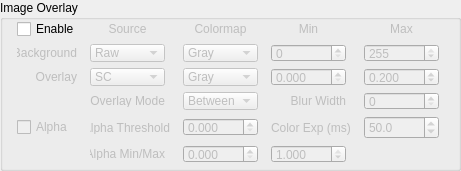
       <widget class="QGroupBox" name="ImageOverlayGroup">
        <property name="geometry">
         <rect>
          <x>0</x>
          <y>130</y>
          <width>461</width>
          <height>171</height>
         </rect>
        </property>
        <property name="title">
         <string>Image Overlay</string>
        </property>
        <widget class="QWidget" name="layoutWidget">
         <property name="geometry">
          <rect>
           <x>10</x>
           <y>20</y>
           <width>441</width>
           <height>149</height>
          </rect>
         </property>
         <layout class="QGridLayout" name="ImageOverlayGrid">
          <item row="0" column="1">
           <widget class="QLabel" name="overlaySourceLabel">
            <property name="enabled">
             <bool>false</bool>
            </property>
            <property name="sizePolicy">
             <sizepolicy hsizetype="Fixed" vsizetype="Fixed">
              <horstretch>0</horstretch>
              <verstretch>0</verstretch>
             </sizepolicy>
            </property>
            <property name="minimumSize">
             <size>
              <width>75</width>
              <height>18</height>
             </size>
            </property>
            <property name="maximumSize">
             <size>
              <width>75</width>
              <height>18</height>
             </size>
            </property>
            <property name="text">
             <string>Source</string>
            </property>
            <property name="alignment">
             <set>Qt::AlignCenter</set>
            </property>
           </widget>
          </item>
          <item row="3" column="2">
           <widget class="QComboBox" name="thresh_type_comboBox">
            <property name="enabled">
             <bool>false</bool>
            </property>
            <property name="sizePolicy">
             <sizepolicy hsizetype="Fixed" vsizetype="Fixed">
              <horstretch>0</horstretch>
              <verstretch>0</verstretch>
             </sizepolicy>
            </property>
            <property name="minimumSize">
             <size>
              <width>75</width>
              <height>18</height>
             </size>
            </property>
            <property name="maximumSize">
             <size>
              <width>75</width>
              <height>18</height>
             </size>
            </property>
            <property name="toolTip">
             <string>Set overlay rendering mode</string>
            </property>
            <property name="currentIndex">
             <number>0</number>
            </property>
            <item>
             <property name="text">
              <string>Between</string>
             </property>
            </item>
            <item>
             <property name="text">
              <string>Above</string>
             </property>
            </item>
            <item>
             <property name="text">
              <string>Below</string>
             </property>
            </item>
           </widget>
          </item>
          <item row="2" column="1">
           <widget class="QComboBox" name="over_src_comboBox">
            <property name="enabled">
             <bool>false</bool>
            </property>
            <property name="sizePolicy">
             <sizepolicy hsizetype="Fixed" vsizetype="Fixed">
              <horstretch>0</horstretch>
              <verstretch>0</verstretch>
             </sizepolicy>
            </property>
            <property name="minimumSize">
             <size>
              <width>75</width>
              <height>18</height>
             </size>
            </property>
            <property name="maximumSize">
             <size>
              <width>75</width>
              <height>18</height>
             </size>
            </property>
            <property name="toolTip">
             <string>Select data source for overlay</string>
            </property>
            <property name="currentIndex">
             <number>1</number>
            </property>
            <item>
             <property name="text">
              <string>Raw</string>
             </property>
            </item>
            <item>
             <property name="text">
              <string>SC</string>
             </property>
            </item>
            <item>
             <property name="text">
              <string>TC</string>
             </property>
            </item>
            <item>
             <property name="text">
              <string>Video In</string>
             </property>
            </item>
            <item>
             <property name="text">
              <string>None</string>
             </property>
            </item>
           </widget>
          </item>
          <item row="1" column="3">
           <widget class="QDoubleSpinBox" name="bg_min_spin">
            <property name="enabled">
             <bool>false</bool>
            </property>
            <property name="sizePolicy">
             <sizepolicy hsizetype="Fixed" vsizetype="Fixed">
              <horstretch>0</horstretch>
              <verstretch>0</verstretch>
             </sizepolicy>
            </property>
            <property name="minimumSize">
             <size>
              <width>75</width>
              <height>18</height>
             </size>
            </property>
            <property name="maximumSize">
             <size>
              <width>75</width>
              <height>18</height>
             </size>
            </property>
            <property name="toolTip">
             <string>Set minimum display value for overlay background</string>
            </property>
            <property name="decimals">
             <number>0</number>
            </property>
            <property name="minimum">
             <double>0.000000000000000</double>
            </property>
            <property name="maximum">
             <double>255.000000000000000</double>
            </property>
           </widget>
          </item>
          <item row="3" column="3">
           <widget class="QLabel" name="overlayBlurLabel">
            <property name="enabled">
             <bool>false</bool>
            </property>
            <property name="sizePolicy">
             <sizepolicy hsizetype="Fixed" vsizetype="Fixed">
              <horstretch>0</horstretch>
              <verstretch>0</verstretch>
             </sizepolicy>
            </property>
            <property name="minimumSize">
             <size>
              <width>75</width>
              <height>13</height>
             </size>
            </property>
            <property name="maximumSize">
             <size>
              <width>75</width>
              <height>13</height>
             </size>
            </property>
            <property name="text">
             <string>Blur Width</string>
            </property>
            <property name="alignment">
             <set>Qt::AlignRight|Qt::AlignTrailing|Qt::AlignVCenter</set>
            </property>
           </widget>
          </item>
          <item row="5" column="2">
           <widget class="QDoubleSpinBox" name="over_alpha_min_SpinBox">
            <property name="enabled">
             <bool>false</bool>
            </property>
            <property name="sizePolicy">
             <sizepolicy hsizetype="Fixed" vsizetype="Fixed">
              <horstretch>0</horstretch>
              <verstretch>0</verstretch>
             </sizepolicy>
            </property>
            <property name="minimumSize">
             <size>
              <width>75</width>
              <height>18</height>
             </size>
            </property>
            <property name="maximumSize">
             <size>
              <width>75</width>
              <height>18</height>
             </size>
            </property>
            <property name="toolTip">
             <string>Set minimum alpha level for overlay transparency</string>
            </property>
            <property name="decimals">
             <number>3</number>
            </property>
            <property name="maximum">
             <double>1.000000000000000</double>
            </property>
            <property name="singleStep">
             <double>0.050000000000000</double>
            </property>
           </widget>
          </item>
          <item row="3" column="4">
           <widget class="QSpinBox" name="over_blur_spin">
            <property name="enabled">
             <bool>false</bool>
            </property>
            <property name="sizePolicy">
             <sizepolicy hsizetype="Fixed" vsizetype="Fixed">
              <horstretch>0</horstretch>
              <verstretch>0</verstretch>
             </sizepolicy>
            </property>
            <property name="minimumSize">
             <size>
              <width>75</width>
              <height>18</height>
             </size>
            </property>
            <property name="maximumSize">
             <size>
              <width>75</width>
              <height>18</height>
             </size>
            </property>
            <property name="toolTip">
             <string>Set overlay blur width</string>
            </property>
           </widget>
          </item>
          <item row="0" column="2">
           <widget class="QLabel" name="overlayColormapLabel">
            <property name="enabled">
             <bool>false</bool>
            </property>
            <property name="sizePolicy">
             <sizepolicy hsizetype="Fixed" vsizetype="Fixed">
              <horstretch>0</horstretch>
              <verstretch>0</verstretch>
             </sizepolicy>
            </property>
            <property name="minimumSize">
             <size>
              <width>75</width>
              <height>18</height>
             </size>
            </property>
            <property name="maximumSize">
             <size>
              <width>75</width>
              <height>18</height>
             </size>
            </property>
            <property name="text">
             <string>Colormap</string>
            </property>
            <property name="alignment">
             <set>Qt::AlignCenter</set>
            </property>
           </widget>
          </item>
          <item row="1" column="0">
           <widget class="QLabel" name="overlayBackgroundLabel">
            <property name="enabled">
             <bool>false</bool>
            </property>
            <property name="sizePolicy">
             <sizepolicy hsizetype="Fixed" vsizetype="Fixed">
              <horstretch>0</horstretch>
              <verstretch>0</verstretch>
             </sizepolicy>
            </property>
            <property name="minimumSize">
             <size>
              <width>60</width>
              <height>16</height>
             </size>
            </property>
            <property name="maximumSize">
             <size>
              <width>60</width>
              <height>16</height>
             </size>
            </property>
            <property name="text">
             <string>Background</string>
            </property>
            <property name="alignment">
             <set>Qt::AlignRight|Qt::AlignTrailing|Qt::AlignVCenter</set>
            </property>
           </widget>
          </item>
          <item row="2" column="3">
           <widget class="QDoubleSpinBox" name="over_min_spin">
            <property name="enabled">
             <bool>false</bool>
            </property>
            <property name="sizePolicy">
             <sizepolicy hsizetype="Fixed" vsizetype="Fixed">
              <horstretch>0</horstretch>
              <verstretch>0</verstretch>
             </sizepolicy>
            </property>
            <property name="minimumSize">
             <size>
              <width>75</width>
              <height>18</height>
             </size>
            </property>
            <property name="maximumSize">
             <size>
              <width>75</width>
              <height>18</height>
             </size>
            </property>
            <property name="toolTip">
             <string>Set minimum display value for overlay</string>
            </property>
            <property name="decimals">
             <number>3</number>
            </property>
            <property name="minimum">
             <double>0.000000000000000</double>
            </property>
            <property name="maximum">
             <double>0.200000000000000</double>
            </property>
            <property name="singleStep">
             <double>0.010000000000000</double>
            </property>
           </widget>
          </item>
          <item row="1" column="4">
           <widget class="QDoubleSpinBox" name="bg_max_spin">
            <property name="enabled">
             <bool>false</bool>
            </property>
            <property name="sizePolicy">
             <sizepolicy hsizetype="Fixed" vsizetype="Fixed">
              <horstretch>0</horstretch>
              <verstretch>0</verstretch>
             </sizepolicy>
            </property>
            <property name="minimumSize">
             <size>
              <width>75</width>
              <height>18</height>
             </size>
            </property>
            <property name="maximumSize">
             <size>
              <width>75</width>
              <height>18</height>
             </size>
            </property>
            <property name="toolTip">
             <string>Set maximum display value for overlay background</string>
            </property>
            <property name="decimals">
             <number>0</number>
            </property>
            <property name="minimum">
             <double>0.000000000000000</double>
            </property>
            <property name="maximum">
             <double>255.000000000000000</double>
            </property>
            <property name="value">
             <double>255.000000000000000</double>
            </property>
           </widget>
          </item>
          <item row="0" column="0">
           <widget class="QCheckBox" name="enable_overlay_checkBox">
            <property name="sizePolicy">
             <sizepolicy hsizetype="Fixed" vsizetype="Fixed">
              <horstretch>0</horstretch>
              <verstretch>0</verstretch>
             </sizepolicy>
            </property>
            <property name="minimumSize">
             <size>
              <width>60</width>
              <height>18</height>
             </size>
            </property>
            <property name="maximumSize">
             <size>
              <width>60</width>
              <height>18</height>
             </size>
            </property>
            <property name="toolTip">
             <string>Toggle display of the image overlay view</string>
            </property>
            <property name="text">
             <string>Enable</string>
            </property>
           </widget>
          </item>
          <item row="4" column="2">
           <widget class="QDoubleSpinBox" name="over_Kmid_SpinBox">
            <property name="enabled">
             <bool>false</bool>
            </property>
            <property name="sizePolicy">
             <sizepolicy hsizetype="Fixed" vsizetype="Fixed">
              <horstretch>0</horstretch>
              <verstretch>0</verstretch>
             </sizepolicy>
            </property>
            <property name="minimumSize">
             <size>
              <width>75</width>
              <height>18</height>
             </size>
            </property>
            <property name="maximumSize">
             <size>
              <width>75</width>
              <height>18</height>
             </size>
            </property>
            <property name="toolTip">
             <string>Set overlay threshold for determining transparency. All overlay pixels less than this value will be opaque.</string>
            </property>
            <property name="decimals">
             <number>3</number>
            </property>
            <property name="maximum">
             <double>1.000000000000000</double>
            </property>
            <property name="singleStep">
             <double>0.010000000000000</double>
            </property>
            <property name="value">
             <double>0.000000000000000</double>
            </property>
           </widget>
          </item>
          <item row="3" column="1">
           <widget class="QLabel" name="overlayThreshLabel">
            <property name="enabled">
             <bool>false</bool>
            </property>
            <property name="sizePolicy">
             <sizepolicy hsizetype="Fixed" vsizetype="Fixed">
              <horstretch>0</horstretch>
              <verstretch>0</verstretch>
             </sizepolicy>
            </property>
            <property name="minimumSize">
             <size>
              <width>75</width>
              <height>13</height>
             </size>
            </property>
            <property name="maximumSize">
             <size>
              <width>75</width>
              <height>13</height>
             </size>
            </property>
            <property name="text">
             <string>Overlay Mode</string>
            </property>
            <property name="alignment">
             <set>Qt::AlignRight|Qt::AlignTrailing|Qt::AlignVCenter</set>
            </property>
           </widget>
          </item>
          <item row="4" column="0" alignment="Qt::AlignRight">
           <widget class="QCheckBox" name="alpha_enable_checkBox">
            <property name="enabled">
             <bool>false</bool>
            </property>
            <property name="sizePolicy">
             <sizepolicy hsizetype="Fixed" vsizetype="Fixed">
              <horstretch>0</horstretch>
              <verstretch>0</verstretch>
             </sizepolicy>
            </property>
            <property name="minimumSize">
             <size>
              <width>60</width>
              <height>18</height>
             </size>
            </property>
            <property name="maximumSize">
             <size>
              <width>60</width>
              <height>18</height>
             </size>
            </property>
            <property name="toolTip">
             <string>Toggle overlay transparency</string>
            </property>
            <property name="text">
             <string>Alpha</string>
            </property>
            <property name="checked">
             <bool>false</bool>
            </property>
           </widget>
          </item>
          <item row="0" column="3">
           <widget class="QLabel" name="overlayMinLabel">
            <property name="enabled">
             <bool>false</bool>
            </property>
            <property name="sizePolicy">
             <sizepolicy hsizetype="Fixed" vsizetype="Fixed">
              <horstretch>0</horstretch>
              <verstretch>0</verstretch>
             </sizepolicy>
            </property>
            <property name="minimumSize">
             <size>
              <width>75</width>
              <height>18</height>
             </size>
            </property>
            <property name="maximumSize">
             <size>
              <width>75</width>
              <height>18</height>
             </size>
            </property>
            <property name="text">
             <string>Min</string>
            </property>
            <property name="alignment">
             <set>Qt::AlignCenter</set>
            </property>
           </widget>
          </item>
          <item row="1" column="2">
           <widget class="QComboBox" name="bg_cmap_comboBox">
            <property name="enabled">
             <bool>false</bool>
            </property>
            <property name="sizePolicy">
             <sizepolicy hsizetype="Fixed" vsizetype="Fixed">
              <horstretch>0</horstretch>
              <verstretch>0</verstretch>
             </sizepolicy>
            </property>
            <property name="minimumSize">
             <size>
              <width>75</width>
              <height>18</height>
             </size>
            </property>
            <property name="maximumSize">
             <size>
              <width>75</width>
              <height>18</height>
             </size>
            </property>
            <property name="toolTip">
             <string>Select colormap for overlay background</string>
            </property>
            <item>
             <property name="text">
              <string>Gray</string>
             </property>
            </item>
            <item>
             <property name="text">
              <string>Jet</string>
             </property>
            </item>
            <item>
             <property name="text">
              <string>Reverse Jet</string>
             </property>
            </item>
            <item>
             <property name="text">
              <string>Hot</string>
             </property>
            </item>
            <item>
             <property name="text">
              <string>Cool</string>
             </property>
            </item>
            <item>
             <property name="text">
              <string>Autumn</string>
             </property>
            </item>
            <item>
             <property name="text">
              <string>pmkmp</string>
             </property>
            </item>
            <item>
             <property name="text">
              <string>Greens</string>
             </property>
            </item>
            <item>
             <property name="text">
              <string>Reverse Gray</string>
             </property>
            </item>
           </widget>
          </item>
          <item row="5" column="3">
           <widget class="QDoubleSpinBox" name="over_alpha_max_SpinBox">
            <property name="enabled">
             <bool>false</bool>
            </property>
            <property name="sizePolicy">
             <sizepolicy hsizetype="Fixed" vsizetype="Fixed">
              <horstretch>0</horstretch>
              <verstretch>0</verstretch>
             </sizepolicy>
            </property>
            <property name="minimumSize">
             <size>
              <width>75</width>
              <height>18</height>
             </size>
            </property>
            <property name="maximumSize">
             <size>
              <width>75</width>
              <height>18</height>
             </size>
            </property>
            <property name="toolTip">
             <string>Set maximum alpha level for overlay transparency</string>
            </property>
            <property name="decimals">
             <number>3</number>
            </property>
            <property name="maximum">
             <double>1.000000000000000</double>
            </property>
            <property name="singleStep">
             <double>0.050000000000000</double>
            </property>
            <property name="value">
             <double>1.000000000000000</double>
            </property>
           </widget>
          </item>
          <item row="0" column="4">
           <widget class="QLabel" name="overlayMaxLabel">
            <property name="enabled">
             <bool>false</bool>
            </property>
            <property name="sizePolicy">
             <sizepolicy hsizetype="Fixed" vsizetype="Fixed">
              <horstretch>0</horstretch>
              <verstretch>0</verstretch>
             </sizepolicy>
            </property>
            <property name="minimumSize">
             <size>
              <width>75</width>
              <height>18</height>
             </size>
            </property>
            <property name="maximumSize">
             <size>
              <width>75</width>
              <height>18</height>
             </size>
            </property>
            <property name="text">
             <string>Max</string>
            </property>
            <property name="alignment">
             <set>Qt::AlignCenter</set>
            </property>
           </widget>
          </item>
          <item row="2" column="0">
           <widget class="QLabel" name="overlayOverlayLabel">
            <property name="enabled">
             <bool>false</bool>
            </property>
            <property name="sizePolicy">
             <sizepolicy hsizetype="Fixed" vsizetype="Fixed">
              <horstretch>0</horstretch>
              <verstretch>0</verstretch>
             </sizepolicy>
            </property>
            <property name="minimumSize">
             <size>
              <width>60</width>
              <height>16</height>
             </size>
            </property>
            <property name="maximumSize">
             <size>
              <width>60</width>
              <height>16</height>
             </size>
            </property>
            <property name="text">
             <string>Overlay</string>
            </property>
            <property name="alignment">
             <set>Qt::AlignRight|Qt::AlignTrailing|Qt::AlignVCenter</set>
            </property>
           </widget>
          </item>
          <item row="2" column="2">
           <widget class="QComboBox" name="over_cmap_comboBox">
            <property name="enabled">
             <bool>false</bool>
            </property>
            <property name="sizePolicy">
             <sizepolicy hsizetype="Fixed" vsizetype="Fixed">
              <horstretch>0</horstretch>
              <verstretch>0</verstretch>
             </sizepolicy>
            </property>
            <property name="minimumSize">
             <size>
              <width>75</width>
              <height>18</height>
             </size>
            </property>
            <property name="maximumSize">
             <size>
              <width>75</width>
              <height>18</height>
             </size>
            </property>
            <property name="toolTip">
             <string>Select colormap for overlay</string>
            </property>
            <property name="currentIndex">
             <number>0</number>
            </property>
            <item>
             <property name="text">
              <string>Gray</string>
             </property>
            </item>
            <item>
             <property name="text">
              <string>Jet</string>
             </property>
            </item>
            <item>
             <property name="text">
              <string>Reverse Jet</string>
             </property>
            </item>
            <item>
             <property name="text">
              <string>Hot</string>
             </property>
            </item>
            <item>
             <property name="text">
              <string>Cool</string>
             </property>
            </item>
            <item>
             <property name="text">
              <string>Autumn</string>
             </property>
            </item>
            <item>
             <property name="text">
              <string>pmkmp</string>
             </property>
            </item>
            <item>
             <property name="text">
              <string>Greens</string>
             </property>
            </item>
            <item>
             <property name="text">
              <string>Neon</string>
             </property>
            </item>
            <item>
             <property name="text">
              <string>Reverse Gray</string>
             </property>
            </item>
           </widget>
          </item>
          <item row="4" column="1">
           <widget class="QLabel" name="overlayAlphaThresholdLabel">
            <property name="enabled">
             <bool>false</bool>
            </property>
            <property name="sizePolicy">
             <sizepolicy hsizetype="Fixed" vsizetype="Fixed">
              <horstretch>0</horstretch>
              <verstretch>0</verstretch>
             </sizepolicy>
            </property>
            <property name="minimumSize">
             <size>
              <width>80</width>
              <height>13</height>
             </size>
            </property>
            <property name="maximumSize">
             <size>
              <width>80</width>
              <height>13</height>
             </size>
            </property>
            <property name="text">
             <string>Alpha Threshold</string>
            </property>
            <property name="alignment">
             <set>Qt::AlignRight|Qt::AlignTrailing|Qt::AlignVCenter</set>
            </property>
           </widget>
          </item>
          <item row="1" column="1">
           <widget class="QComboBox" name="bg_src_comboBox">
            <property name="enabled">
             <bool>false</bool>
            </property>
            <property name="sizePolicy">
             <sizepolicy hsizetype="Fixed" vsizetype="Fixed">
              <horstretch>0</horstretch>
              <verstretch>0</verstretch>
             </sizepolicy>
            </property>
            <property name="minimumSize">
             <size>
              <width>75</width>
              <height>18</height>
             </size>
            </property>
            <property name="maximumSize">
             <size>
              <width>75</width>
              <height>18</height>
             </size>
            </property>
            <property name="toolTip">
             <string>Select data source for overlay background</string>
            </property>
            <item>
             <property name="text">
              <string>Raw</string>
             </property>
            </item>
            <item>
             <property name="text">
              <string>SC</string>
             </property>
            </item>
            <item>
             <property name="text">
              <string>TC</string>
             </property>
            </item>
            <item>
             <property name="text">
              <string>Video In</string>
             </property>
            </item>
            <item>
             <property name="text">
              <string>None</string>
             </property>
            </item>
           </widget>
          </item>
          <item row="2" column="4">
           <widget class="QDoubleSpinBox" name="over_max_spin">
            <property name="enabled">
             <bool>false</bool>
            </property>
            <property name="sizePolicy">
             <sizepolicy hsizetype="Fixed" vsizetype="Fixed">
              <horstretch>0</horstretch>
              <verstretch>0</verstretch>
             </sizepolicy>
            </property>
            <property name="minimumSize">
             <size>
              <width>75</width>
              <height>18</height>
             </size>
            </property>
            <property name="maximumSize">
             <size>
              <width>75</width>
              <height>18</height>
             </size>
            </property>
            <property name="toolTip">
             <string>Set maximum display value for overlay</string>
            </property>
            <property name="decimals">
             <number>3</number>
            </property>
            <property name="minimum">
             <double>0.000000000000000</double>
            </property>
            <property name="maximum">
             <double>1.000000000000000</double>
            </property>
            <property name="singleStep">
             <double>0.020000000000000</double>
            </property>
            <property name="value">
             <double>0.200000000000000</double>
            </property>
           </widget>
          </item>
          <item row="5" column="1">
           <widget class="QLabel" name="overlayAlphaRangeLabel">
            <property name="enabled">
             <bool>false</bool>
            </property>
            <property name="sizePolicy">
             <sizepolicy hsizetype="Fixed" vsizetype="Fixed">
              <horstretch>0</horstretch>
              <verstretch>0</verstretch>
             </sizepolicy>
            </property>
            <property name="minimumSize">
             <size>
              <width>75</width>
              <height>13</height>
             </size>
            </property>
            <property name="maximumSize">
             <size>
              <width>75</width>
              <height>13</height>
             </size>
            </property>
            <property name="text">
             <string>Alpha Min/Max</string>
            </property>
            <property name="alignment">
             <set>Qt::AlignRight|Qt::AlignTrailing|Qt::AlignVCenter</set>
            </property>
           </widget>
          </item>
          <item row="4" column="4">
           <widget class="QDoubleSpinBox" name="colorCameraExposure_SpinBox">
            <property name="enabled">
             <bool>false</bool>
            </property>
            <property name="toolTip">
             <string>Exposure of color camera (ms)</string>
            </property>
            <property name="decimals">
             <number>1</number>
            </property>
            <property name="maximum">
             <double>1000.000000000000000</double>
            </property>
            <property name="value">
             <double>50.000000000000000</double>
            </property>
           </widget>
          </item>
          <item row="4" column="3">
           <widget class="QLabel" name="colorCameraExposureLabel">
            <property name="enabled">
             <bool>false</bool>
            </property>
            <property name="text">
             <string>Color Exp (ms)</string>
            </property>
           </widget>
          </item>
         </layout>
        </widget>
       </widget>
